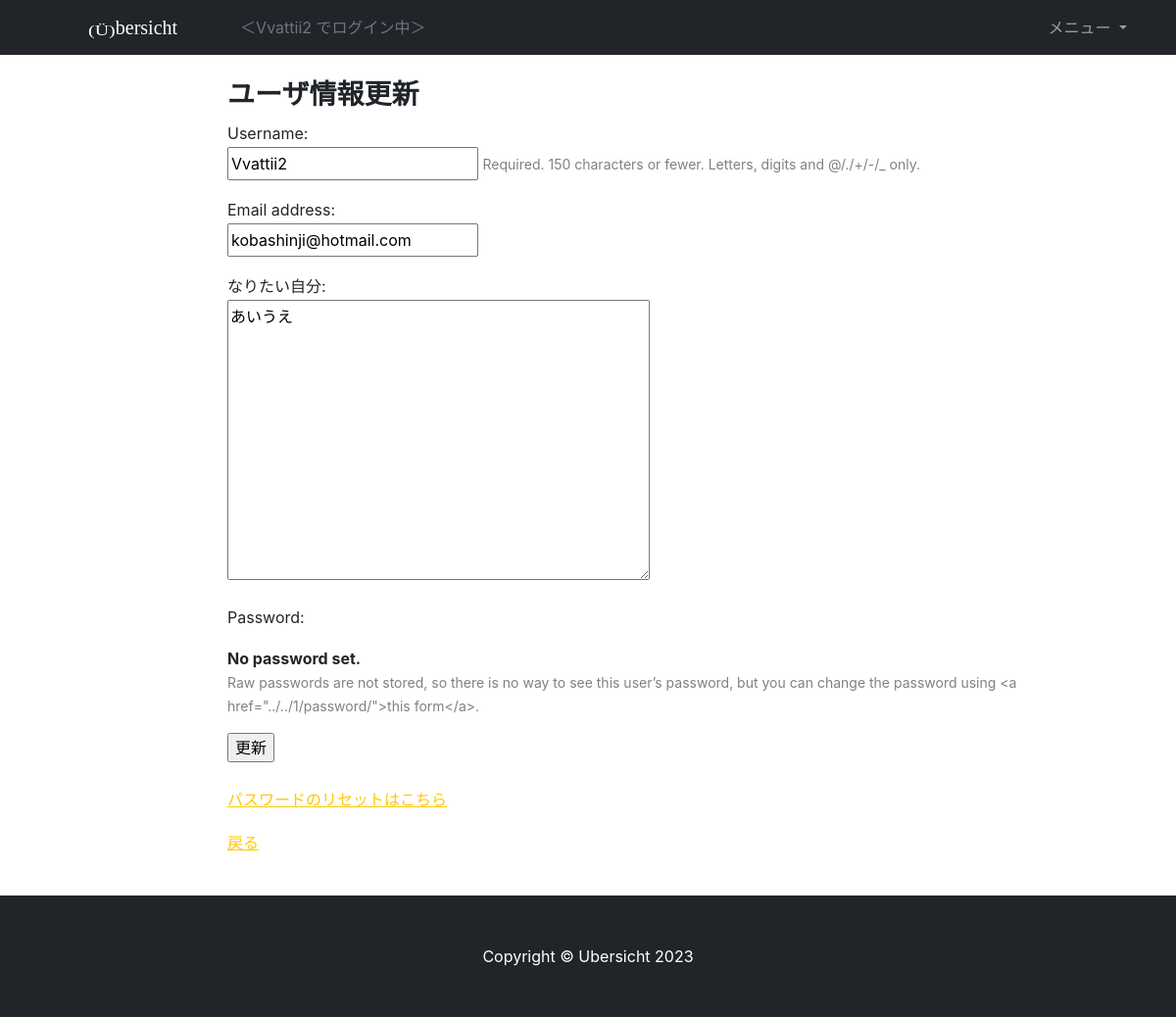
The page /user_change/1/ (signed in) on the database its author committed.
### accounts/models.py (models this page shows)
class CustomUser(AbstractUser):
    dream = models.TextField(verbose_name="なりたい自分", max_length=200, blank=True, null=True)

### accounts/views.py (the view, shortened to what this page needs)
# urls.py: path('user_change/<int:pk>/', views.UserChangeView.as_view(), name='user_change'),
@method_decorator(login_required, name='dispatch')
class UserChangeView(UpdateView):
    model = CustomUser
    form_class = CustomUserChangeForm
    template_name = 'user_config.html'
    success_url = reverse_lazy('accounts:user_change_done')
    def get_object(self, queryset=None):
        user = self.request.user
        if user.pk == self.kwargs['pk']:
            return user
        else:
            from django.http import Http404
            raise Http404('ユーザー情報への編集権限がありません。')

### accounts/forms.py (shortened to what this page needs)
class CustomUserChangeForm(UserChangeForm):
    class Meta:
        model = CustomUser
        fields = ('username', 'email', 'dream')

### accounts/templates/user_config.html (shortened to what this page needs)
{% extends 'base.html' %}
{% block contents %}
    <div class="container">
        <div class="row">
            <div class="col my-4 offset-2">
                <h3>ユーザ情報更新</h3>
                <form action="" method="post">
                    {% for field in form %}
                    {% if not field.label == 'パスワード' %}
                    <p>
                        {{ field.label_tag }} <br>
                        {{field}}
                        {% if field.help_text %}
                        <small style='color: grey;'>{{field.help_text}}</small>
                        {% endif %}
                    </p>
                    {% endif %}
                    {% endfor %}
                    <input type="submit" value="更新">
                </form>
                <br>
                <p><a href="{% url 'password_reset' %}">パスワードのリセットはこちら</a></p>
                <p><a href="{% url 'todo:index' %}">戻る</a></p>
            </div>
        </div>
    </div>
{% endblock contents %}

### todo/templates/base.html (shortened to what this page needs)
{% load static %}
<!DOCTYPE html>
<html lang="ja">
    <head>
        <link href="{% static 'css/styles.css' %}" rel="stylesheet" />
    </head>
    <body>
        <nav class="navbar navbar-expand-md navbar-dark bg-dark">
            <div class="container">
                <a
                {% if user.is_authenticated %}
                href="{% url 'todo:main' %}"
                {% else %}
                href="{% url 'todo:index' %}"
                {% endif %}
                class="navbar-brand px-5 marker"><div class="squashed">(Ü)</div>bersicht</a>
                <div class="collapse navbar-collapse" id="navbarSupportedContent">
                    {% if user.is_authenticated %}
                    <div class="text-muted justify-content-end">
                        ＜{{ user.username }} でログイン中＞
                    </div>
                    {% endif %}
                    <ul class="navbar-nav ms-auto">
                        <li class="nav-item dropdown">
                        <a class="nav-link dropdown-toggle" href="#" id="navbarDropdown" role="button" data-bs-toggle="dropdown" aria-haspopup="true" aria-expanded="false">
                            メニュー
                        </a>
                        </li>
                    </ul>
                </div>
            </div>
        </nav>
        {% block contents %}{% endblock contents %}
        <footer class="py-5 bg-dark">
            <div class="container px-4 px-lg-5"><p class="m-0 text-center text-white">Copyright &copy; Ubersicht 2023</p></div>
        </footer>
    </body>
</html>

### todo/templates/base.html (style rules this page uses)
.marker { font-family: 'Permanent Marker', cursive !important; }
.squashed { display: inline-block; scale:1 0.7; translate:0% 10%; }

### rows shown on the page
CustomUser: username "Vvattii2", form "Vvattii2" "kobashinji@hotmail.com" "あいうえ" "No password set."

### other values the page prints
{{ field.label_tag }} "Username:" "Email address:" "なりたい自分:" "Password:"
{{ field.help_text }} "Required. 150 characters or fewer. Letters, digits and @/./+/-/_ only." "Raw passwords are not stored, so there is no way to see this user’s password, but you can change the password using <a href=\"../../1/password/\">this form</a>."
